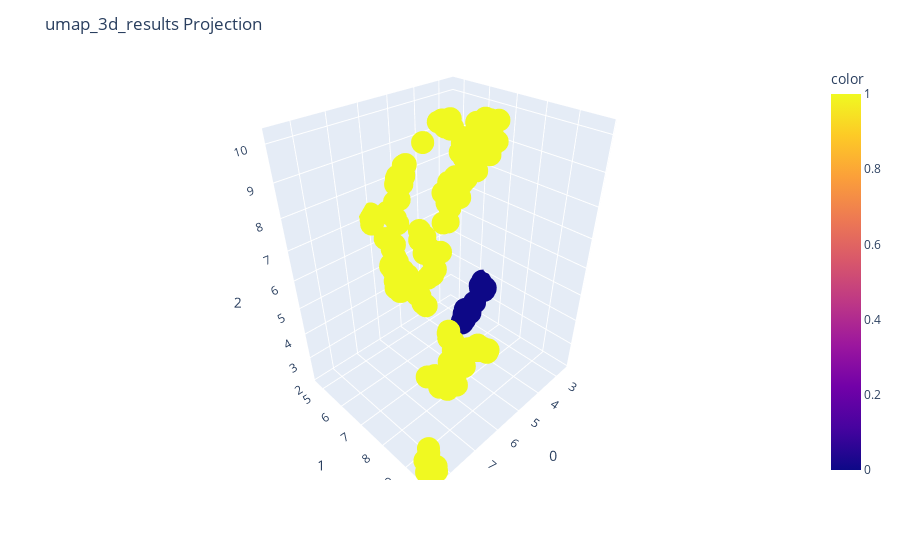

This figure's notebook cell:
### Code cell
np.random.seed(42)
from umap import UMAP
umap_3d=UMAP(n_components=3)
umap_3d_results=umap_3d.fit_transform(preprocessed_data)
fig=px.scatter_3d(
    umap_3d_results,x=0,y=1,z=2,color=y
)
fig.update_layout(
    title_text="umap_3d_results Projection",
    legend_title_text='y'    
)
fig.show()

### Figure 1 — Plotly figure (JSON) as saved in the notebook; plotly's stock layout.template omitted (floating-point values rounded to 4 significant figures; data arrays with more than 128 entries replaced by an {"elided": "..."} marker saying what was removed)
{"data": [{"hovertemplate": "0=%{x}<br>1=%{y}<br>2=%{z}<br>color=%{marker.color}<extra></extra>", "legendgroup": "", "marker": {"color": {"elided": "205 int values"}, "coloraxis": "coloraxis", "symbol": "circle"}, "mode": "markers", "name": "", "scene": "scene", "showlegend": false, "type": "scatter3d", "x": {"elided": "205 float values"}, "y": {"elided": "205 float values"}, "z": {"elided": "205 float values"}}], "layout": {"coloraxis": {"colorbar": {"title": {"text": "color"}}, "colorscale": [[0, "#0d0887"], [0.1111, "#46039f"], [0.2222, "#7201a8"], [0.3333, "#9c179e"], [0.4444, "#bd3786"], [0.5556, "#d8576b"], [0.6667, "#ed7953"], [0.7778, "#fb9f3a"], [0.8889, "#fdca26"], [1, "#f0f921"]]}, "legend": {"title": {"text": "y"}, "tracegroupgap": 0}, "margin": {"t": 60}, "scene": {"domain": {"x": [0, 1], "y": [0, 1]}, "xaxis": {"title": {"text": "0"}}, "yaxis": {"title": {"text": "1"}}, "zaxis": {"title": {"text": "2"}}}, "title": {"text": "umap_3d_results Projection"}}}
